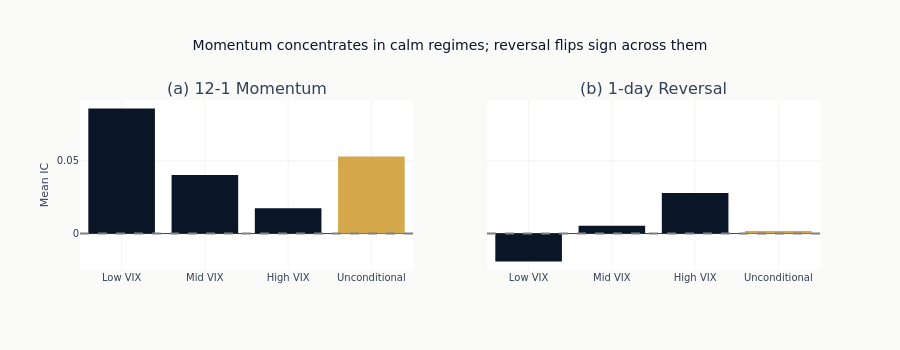

Source (notebook cell):
### Code cell
# Side-by-side conditioning visualization
fig = make_subplots(
    rows=1,
    cols=2,
    subplot_titles=["(a) 12-1 Momentum", "(b) 1-day Reversal"],
    shared_yaxes=True,
)

for i, feat_col in enumerate(FEATURES):
    regimes = cond[feat_col]["regimes"]
    ic_unc = baseline[feat_col]["ic"]
    x_labels = [r["regime"] for r in regimes] + ["Unconditional"]
    y_values = [r["ic"] for r in regimes] + [ic_unc]
    colors = [COLORS["blue"]] * len(regimes) + [COLORS["amber"]]

    fig.add_trace(
        go.Bar(x=x_labels, y=y_values, marker_color=colors, showlegend=False),
        row=1,
        col=i + 1,
    )
    fig.add_hline(y=0, line_dash="dash", line_color="gray", row=1, col=i + 1)

fig.update_layout(
    height=350,
    title="Momentum concentrates in calm regimes; reversal flips sign across them",
)
fig.update_yaxes(title_text="Mean IC", row=1, col=1)
fig.show()

### Figure 1 — Plotly figure (JSON) as saved in the notebook; plotly's stock layout.template omitted (floating-point values rounded to 4 significant figures)
{"data": [{"marker": {"color": ["#0a1628", "#0a1628", "#0a1628", "#D4A84B"]}, "showlegend": false, "type": "bar", "x": ["Low VIX", "Mid VIX", "High VIX", "Unconditional"], "xaxis": "x", "y": [0.08596, 0.04017, 0.01735, 0.05295], "yaxis": "y"}, {"marker": {"color": ["#0a1628", "#0a1628", "#0a1628", "#D4A84B"]}, "showlegend": false, "type": "bar", "x": ["Low VIX", "Mid VIX", "High VIX", "Unconditional"], "xaxis": "x2", "y": [-0.0192, 0.005315, 0.02789, 0.001777], "yaxis": "y2"}], "layout": {"annotations": [{"font": {"size": 16}, "showarrow": false, "text": "(a) 12-1 Momentum", "x": 0.225, "xanchor": "center", "xref": "paper", "y": 1.0, "yanchor": "bottom", "yref": "paper"}, {"font": {"size": 16}, "showarrow": false, "text": "(b) 1-day Reversal", "x": 0.775, "xanchor": "center", "xref": "paper", "y": 1.0, "yanchor": "bottom", "yref": "paper"}], "height": 350, "shapes": [{"line": {"color": "gray", "dash": "dash"}, "type": "line", "x0": 0, "x1": 1, "xref": "x domain", "y0": 0, "y1": 0, "yref": "y"}, {"line": {"color": "gray", "dash": "dash"}, "type": "line", "x0": 0, "x1": 1, "xref": "x2 domain", "y0": 0, "y1": 0, "yref": "y2"}], "title": {"text": "Momentum concentrates in calm regimes; reversal flips sign across them"}, "xaxis": {"anchor": "y", "domain": [0.0, 0.45]}, "xaxis2": {"anchor": "y2", "domain": [0.55, 1.0]}, "yaxis": {"anchor": "x", "domain": [0.0, 1.0], "title": {"text": "Mean IC"}}, "yaxis2": {"anchor": "x2", "domain": [0.0, 1.0], "matches": "y", "showticklabels": false}}}
